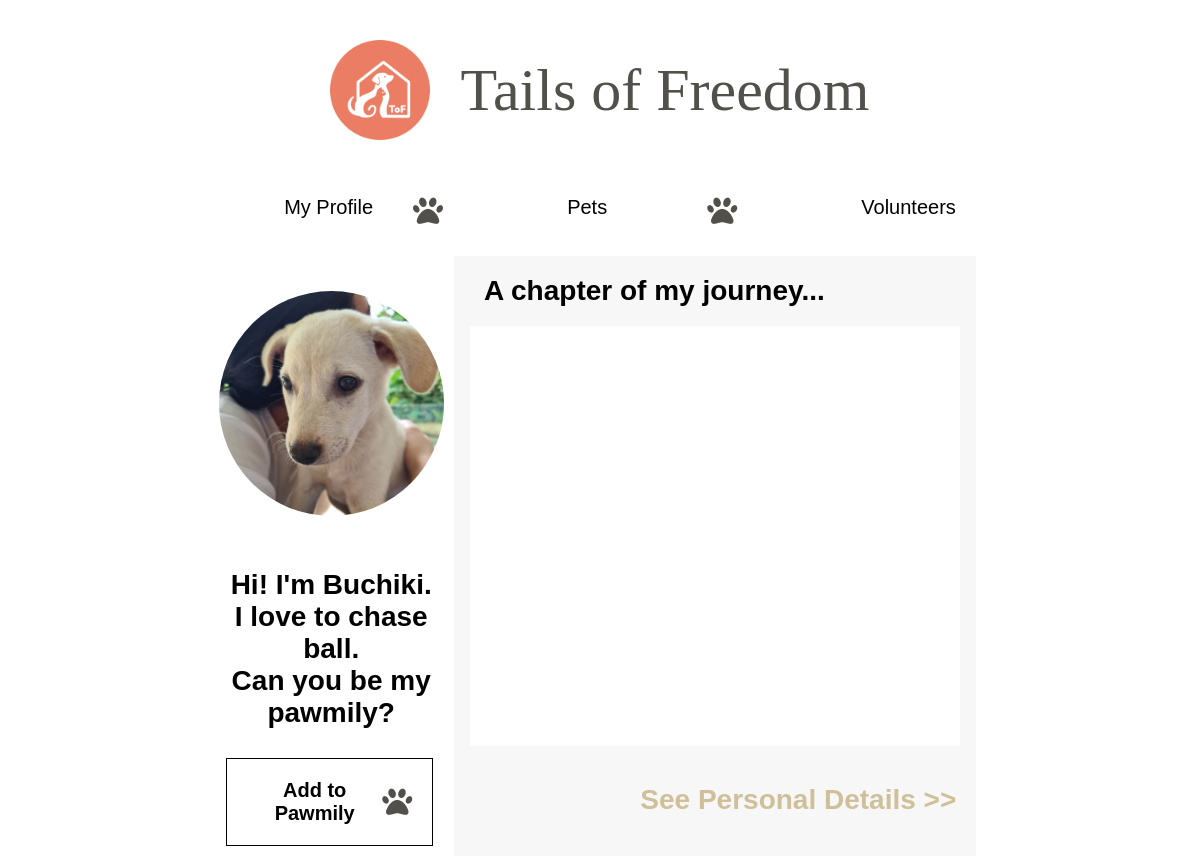
The page /pet/details/2 (signed in) on the database its author committed.
### models/Animal.py (models this page shows)
class Animal(db.Model):
    id = db.Column(db.Integer, primary_key=True)
    image_path = db.Column(db.String(200))  # Adjust the length as needed
    client_id = db.Column(db.Integer, db.ForeignKey('client.id'), nullable=True)
    details = db.relationship('AnimalDetails', backref='animal', uselist=False)
    health = db.relationship('AnimalHealth', backref='animal', uselist=False)
    owner = db.relationship('AnimalOwner', backref='animal', uselist=False)
    story = db.relationship('AnimalStory', backref='animal', uselist=False)
    clients = db.relationship('ClientAnimal', back_populates='animal')

### models/AnimalDetail.py (models this page shows)
class AnimalDetails(db.Model):
    id = db.Column(db.Integer, primary_key=True)
    animal_id = db.Column(db.Integer, db.ForeignKey('animal.id'), nullable=False)
    name = db.Column(db.String(50), nullable=False)
    tag_number = db.Column(db.String(20))
    status = db.Column(db.String(20))
    estimated_age = db.Column(db.Integer)
    animal_status = db.Column(db.String(20))
    current_weight = db.Column(db.Float)
    date_of_birth = db.Column(db.Date)
    date_of_arrival = db.Column(db.Date)
    animal_type = db.Column(db.String(50))
    coat_type = db.Column(db.String(50))
    primary_color = db.Column(db.String(50))
    secondary_color = db.Column(db.String(50))
    breed = db.Column(db.String(50))
    gender = db.Column(db.String(10))

### routes/client_routes.py (the view)
@client_blueprint.route('/pet/details/<int:animal_id>')
def pet_details(animal_id):
    if 'username' in session:
        animal = Animal.query.get(animal_id)
        animal_story = AnimalStory.query.filter_by(animal_id=animal_id).first()
        animal_detail = AnimalDetails.query.filter_by(animal_id=animal_id).first()
        if animal:
            return render_template('pet_details.html', animal=animal, animal_story=animal_story,animal_detail=animal_detail)
        else:
            return redirect(url_for('client.pets'))
    else:
        return redirect(url_for('auth.login'))

### app.py (called while the page is built)
@app.before_request
def before_admin_request():
    if request.blueprint == 'admin':
        create_notifications()

### templates/pet_details.html
{% extends "client_layout.html" %} {% block title %}Pets - Tails Of Freedom{% endblock %} {% block content %}
<div style="width:80%;margin:auto;display: flex;">
    <div style="width:30%;display: flex;justify-content: center;flex-direction: column;">
        <img src="/static/{{ animal.image_path }}" alt="" style="border-radius: 100%;margin: auto;width: 225px;height: 225px;">
        <h1 style="text-align: center;">
            Hi! I'm {{animal_detail.name}}. <br>I love to chase ball. <br>Can you be my pawmily?
        </h1>
        <form method="get" action="{{ url_for('client.add_to_pawmily', animal_id=animal.id) }}">
            <button type="submit" style="font-size: 20px; font-weight: bolder; display: flex; justify-content: space-around; align-items: center; cursor: pointer;">
                Add to Pawmily
                <i class="fas fa-paw" style="color: #51504a; font-size: 30px;"></i>
            </button>
        </form>
    </div>
    <div style="background-color: #f6f7f6;width: 68%;min-height: 600px;margin: auto;">
        <h1 style="margin-left:30px">A chapter of my journey...</h1>
        <div style="background-color:white;min-height: 400px;width: 90%;margin: auto;padding: 10px;">
            {{animal_story.story}}</div>
        <div>
            <h1 style="text-align: right;padding:20px;color:#cfc099">
                <a href="{{ url_for('client.personal_details', animal_id=animal.id) }}" style="color:#cfc099">See Personal Details >></a>
        </div>
    </div>
</div>
{% endblock %}

### static/styles.css (style rules this page uses)
body { margin: 0; padding: 0; font-family: 'Poppins', sans-serif; font-size: 14px; min-height: 106vh; position: relative; }
button { background-color: transparent; display: block; width: 90%; border: solid 1px black; padding: 20px; margin: 10px; }
a { text-decoration: none; }

### rows shown on the page
Animal: image_path (picture)
AnimalDetails: name "Buchiki"
